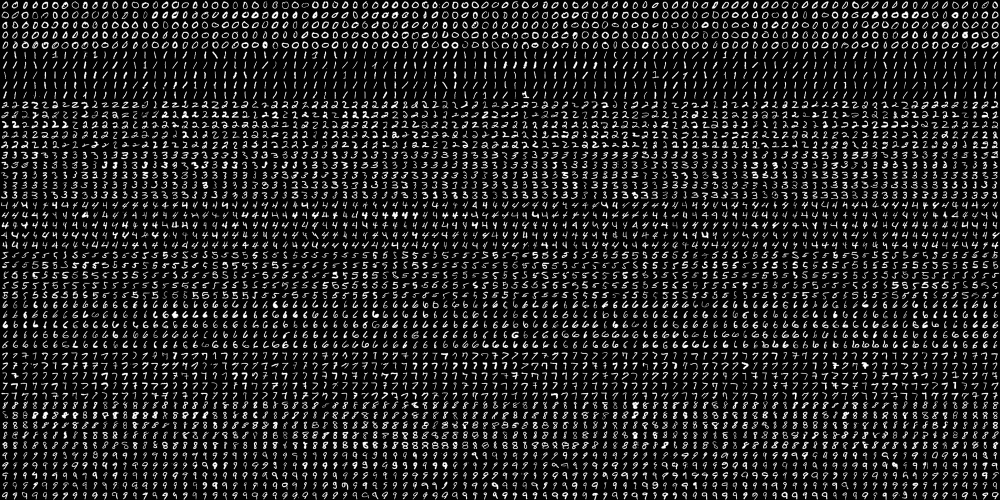
#> input picture Image_Analytics/digits.png, 2000 x 1000 px (shown at 1/2 size)
$ jupyter execute OCR_of_Hand-written_Digits.ipynb
#> lines starting #> are read from the running program, lines starting #| are printed output that depends on the picture
[cell 1]
# https://opencv-python-tutroals.readthedocs.io/en/latest/py_tutorials/py_ml/py_knn/py_knn_opencv/py_knn_opencv.html#knn-opencv
import numpy as np
import cv2
from matplotlib import pyplot as plt

img = cv2.imread('digits.png')
#> img is the input picture: shape (1000, 2000, 3); min 0, max 255, mean 33.8
gray = cv2.cvtColor(img,cv2.COLOR_BGR2GRAY)

# Now we split the image to 5000 cells, each 20x20 size
cells = [np.hsplit(row,100) for row in np.vsplit(gray,50)]
#> cells = 50 items

# Make it into a Numpy array. It size will be (50,100,20,20)
x = np.array(cells)

# Now we prepare train_data and test_data.
train = x[:,:50].reshape(-1,400).astype(np.float32) # Size = (2500,400)
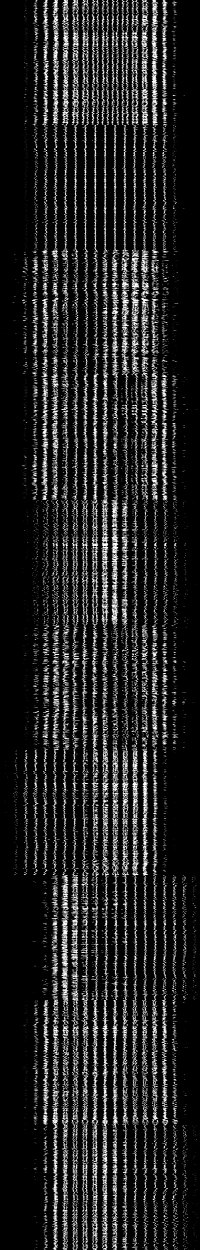
#> train: shape (2500, 400) float32 (shown at 1/2 size); min 0, max 255, mean 33.8
test = x[:,50:100].reshape(-1,400).astype(np.float32) # Size = (2500,400)
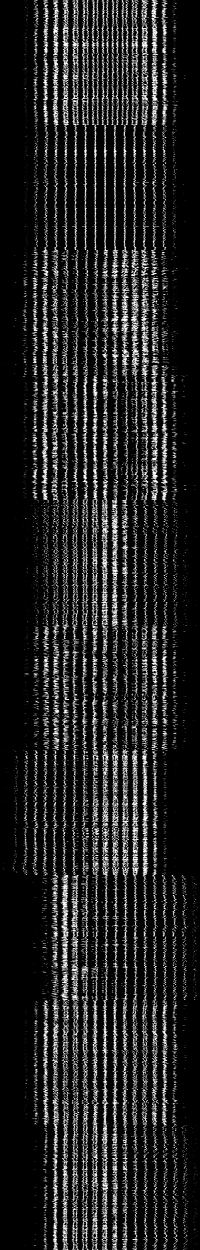
#> test: shape (2500, 400) float32 (shown at 1/2 size); min 0, max 255, mean 33.8

# Create labels for train and test data
k = np.arange(10)
train_labels = np.repeat(k,250)[:,np.newaxis]
test_labels = train_labels.copy()

newcomer = np.random.randint(0,100,(5,2)).astype(np.float32)
plt.scatter(newcomer[:,0],newcomer[:,1],80,'g','o')


# Initiate kNN, train the data, then test it with test data for k=1
knn = cv2.ml.KNearest_create()
knn.train(train,cv2.ml.ROW_SAMPLE,train_labels)
ret, results, neighbours, dist = knn.findNearest(test, 3)
#> ret = 0; results = 2500 values, max 9 at index 926, min 0 at index 0, mean 4.45; neighbours = 2500 rows, first 8: [0, 0, 0], [0, 0, 0], [0, 0, 0], [0, 0, 5], [0, 0, 0], [0, 0, 0], [0, 0, 0], [6, 0, 0]; dist = 2500 rows, first 8: [361955, 598018, 606136], [790595, 959768, 1055851], [534520, 641045, 681043], [943748, 958162, 1052576], [796400, 841097, 878670], [396251, 671587, 715542], [554480, 930407, 950878], [681043, 1123587, 1253228]

print ("results: ", results,"\n")
#> (printed output is left out)
print ("neighbours: ", neighbours,"\n")
#> (printed output is left out)
print ("distances: ", dist)
#> (printed output is left out)

# Now we check the accuracy of classification
# For that, compare the result with test_labels and check which are wrong
matches = results==test_labels
correct = np.count_nonzero(matches)
#> correct = 2291
accuracy = correct*100.0/results.size
#> accuracy = 91.64
print(accuracy)
#| 91.64


plt.show()
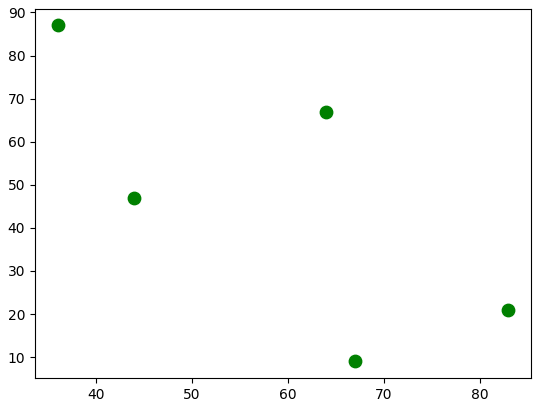
#> figure drawn by matplotlib, 1 panel
